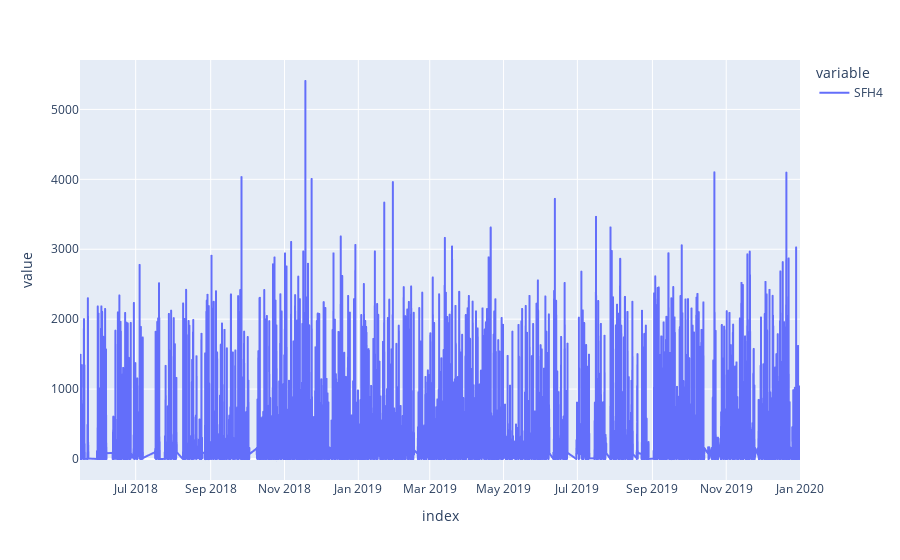

Notebook code cell kept with this figure:
### Code cell
px.line(df_clean)

### Figure 1 — Plotly figure (JSON) as saved in the notebook; plotly's stock layout.template omitted (floating-point values rounded to 4 significant figures; data arrays with more than 128 entries replaced by an {"elided": "..."} marker saying what was removed)
{"data": [{"hovertemplate": "variable=SFH4<br>index=%{x}<br>value=%{y}<extra></extra>", "legendgroup": "SFH4", "line": {"color": "#636efa", "dash": "solid"}, "marker": {"symbol": "circle"}, "mode": "lines", "name": "SFH4", "showlegend": true, "type": "scattergl", "x": {"elided": "45786 str values"}, "xaxis": "x", "y": {"elided": "45786 float values"}, "yaxis": "y"}], "layout": {"legend": {"title": {"text": "variable"}, "tracegroupgap": 0}, "margin": {"t": 60}, "xaxis": {"anchor": "y", "domain": [0, 1], "title": {"text": "index"}}, "yaxis": {"anchor": "x", "domain": [0, 1], "title": {"text": "value"}}}}
